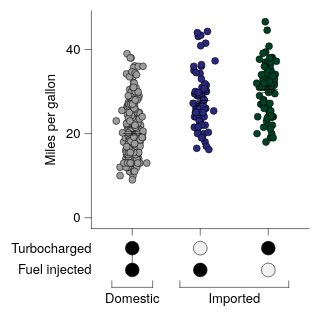

Express this chart as Vega-Lite.
### Vega-Lite specification from a JSON file in a GitHub repository (floating-point values rounded to 4 significant figures; data arrays with more than 128 entries replaced by an {"elided": "..."} marker saying what was removed)
{"background": null, "config": {"arc": {"fill": "#DBDBDB", "fillOpacity": 1.0, "innerRadius": 25.0, "padAngle": 0.03, "stroke": "black", "strokeOpacity": 1, "strokeWidth": 0.25}, "area": {"fill": "#DBDBDB", "fillOpacity": 1.0, "stroke": "black", "strokeOpacity": 1, "strokeWidth": 0.25}, "axis": {"domain": true, "domainCap": "round", "domainColor": "black", "domainWidth": 0.25, "grid": false, "gridCap": "round", "gridColor": "#F1F1F1", "gridDash": [0, 0], "gridOpacity": 1.0, "gridWidth": 0.25, "labelColor": "black", "labelFont": "Helvetica Neue, HelveticaNeue, Helvetica, Arial, sans-serif", "labelFontSize": 6, "labelFontStyle": "normal", "labelFontWeight": 400, "offset": 0, "ticks": true, "tickCap": "round", "tickColor": "black", "tickRound": false, "tickSize": 3.0, "tickWidth": 0.25, "titleColor": "black", "titleFont": "Helvetica Neue, HelveticaNeue, Helvetica, Arial, sans-serif", "titleFontSize": 6, "titleFontStyle": "normal", "titleFontWeight": 400}, "axisX": {"domain": true, "labelAlign": "center", "labelAngle": 0, "labels": true, "ticks": true, "translate": 0}, "axisY": {"domain": true, "labelAlign": "right", "labelAngle": 0, "labels": true, "ticks": true, "translate": 0}, "axisRight": {"domain": true, "labelAlign": "left", "labelAngle": 0, "labels": true, "ticks": true, "translate": 0}, "axisTop": {"domain": true, "labelAlign": "center", "labelAngle": 0, "labels": true, "ticks": true, "translate": 0}, "axisBand": {"tickOffset": 0}, "bar": {"fill": "#DBDBDB", "fillOpacity": 1.0, "stroke": "black", "strokeOpacity": 1, "strokeWidth": 0.25}, "boxplot": {"size": 9.0, "ticks": {"cornerRadius": 0.25, "fill": "black", "opacity": 1, "size": 4.5, "thickness": 0.25}, "box": {"fillOpacity": 1.0, "stroke": "black", "strokeOpacity": 1, "strokeWidth": 0.25}, "median": {"cornerRadius": 0, "fill": "black", "fillOpacity": 1.0, "opacity": 1, "size": 9.0, "thickness": 0.25}, "rule": {"fill": "black", "fillOpacity": 1.0, "size": 10.0, "stroke": "black", "strokeDash": [0, 0], "strokeOpacity": 1, "strokeWidth": 0.25}, "outliers": {"color": "black", "fill": "black", "fillOpacity": 1.0, "size": 0, "stroke": "black", "strokeOpacity": 1, "strokeWidth": 0.25}}, "circle": {"fill": "black", "fillOpacity": 1.0, "size": 1.25, "stroke": null, "strokeOpacity": 1, "strokeWidth": 0.25}, "errorband": {"band": {"fillOpacity": 0.6, "stroke": null, "strokeWidth": 0.25, "strokeOpacity": 1}, "borders": {"opacity": 0, "strokeOpacity": 1, "strokeWidth": 0.25}}, "errorbar": {"opacity": 1, "rule": {"strokeDash": [0, 0], "strokeWidth": 0.25}, "ticks": {"color": "black", "cornerRadius": 0.125, "opacity": 1, "size": 6.0, "thickness": 0.25}, "thickness": 0.25}, "font": "Helvetica Neue, HelveticaNeue, Helvetica, Arial, sans-serif", "geoshape": {"fill": "#DBDBDB", "fillOpacity": 1.0, "stroke": "black", "strokeOpacity": 1, "strokeWidth": 0.25}, "header": {"labelColor": "black", "labelFont": "Helvetica Neue, HelveticaNeue, Helvetica, Arial, sans-serif", "labelFontSize": 6, "labelFontStyle": "normal", "labelFontWeight": 400, "titleColor": "black", "titleFont": "Helvetica Neue, HelveticaNeue, Helvetica, Arial, sans-serif", "titleFontSize": 6, "titleFontStyle": "normal", "titleFontWeight": 400, "titlePadding": 0}, "legend": {"disable": false, "offset": 4.5, "titlePadding": 4, "labelOffset": 2, "gradientLabelOffset": 2, "columnPadding": 4, "rowPadding": 2, "gradientThickness": 5, "gradientOpacity": 1.0, "gradientStrokeColor": "black", "gradientStrokeWidth": 0.25, "labelColor": "black", "labelFont": "Helvetica Neue, HelveticaNeue, Helvetica, Arial, sans-serif", "labelFontSize": 6, "labelFontStyle": "normal", "labelFontWeight": 400, "strokeColor": "black", "strokeWidth": 0, "symbolSize": 36, "symbolStrokeColor": "black", "symbolStrokeWidth": 0.25, "titleColor": "black", "titleFont": "Helvetica Neue, HelveticaNeue, Helvetica, Arial, sans-serif", "titleFontSize": 6, "titleFontStyle": "normal", "titleFontWeight": 400}, "line": {"color": "black", "stroke": "black", "strokeCap": "butt", "strokeDash": [0, 0], "strokeOpacity": 1, "strokeWidth": 0.5}, "point": {"filled": true, "fill": "#DBDBDB", "fillOpacity": 1.0, "size": 5.0, "stroke": "black", "strokeOpacity": 1, "strokeWidth": 0.25}, "range": {"category": ["#9D9D9D", "#28287D", "#004225", "#47266F", "#00605D", "#DBDBDB", "#7983C1", "#6E927B", "#937FB4", "#699A97"], "diverging": {"scheme": ["#4F4265", "#6A5C82", "#85789D", "#A196B7", "#BDB5CE", "#D8D6DD", "#F6F6F6", "#CED8D7", "#9DBFBD", "#75A3A0", "#518683", "#326967", "#164D4B"]}, "heatmap": {"scheme": ["#440154", "#472270", "#433E82", "#38598C", "#2C728E", "#238A8D", "#24A086", "#39B578", "#5DC862", "#96D646", "#CAE02D", "#FDE724"]}, "ordinal": {"scheme": ["#F1F1F1", "#DBDBDB", "#C6C6C6", "#B2B2B2", "#9D9D9D", "#898989", "#767676", "#636363", "#515151", "#404040", "#2F2F2F", "#1F1F1F"]}, "ramp": {"scheme": ["#440154", "#472270", "#433E82", "#38598C", "#2C728E", "#238A8D", "#24A086", "#39B578", "#5DC862", "#96D646", "#CAE02D", "#FDE724"]}}, "rule": {"color": "black", "stroke": "black", "strokeCap": "round", "strokeDash": [2, 2], "strokeOpacity": 1, "strokeWidth": 0.25}, "scale": {"barBandPaddingInner": 0.1, "rectBandPaddingInner": 0, "tickBandPaddingInner": 0.1, "bandPaddingOuter": 0.1, "bandWithNestedOffsetPaddingInner": 0.2, "bandWithNestedOffsetPaddingOuter": 0.2, "offsetBandPaddingInner": 0, "offsetBandPaddingOuter": 0, "continuousPadding": 5.0, "round": false}, "rect": {"fill": "#DBDBDB", "fillOpacity": 1.0, "stroke": "black", "strokeOpacity": 1, "strokeWidth": 0.25}, "square": {"fill": "#DBDBDB", "fillOpacity": 1.0, "size": 10.0, "stroke": "black", "strokeOpacity": 1, "strokeWidth": 0.25}, "text": {"color": "black", "font": "Helvetica Neue, HelveticaNeue, Helvetica, Arial, sans-serif", "fontSize": 6, "fontStyle": "normal", "fontWeight": 400}, "tick": {"color": "black", "cornerRadius": 0.125, "opacity": 1.0, "size": 9.0, "thickness": 0.25}, "title": {"anchor": "middle", "frame": "group", "color": "black", "font": "Helvetica Neue, HelveticaNeue, Helvetica, Arial, sans-serif", "fontSize": 6, "fontStyle": "normal", "fontWeight": 400, "subtitleColor": "black", "subtitleFont": "Helvetica Neue, HelveticaNeue, Helvetica, Arial, sans-serif", "subtitleFontSize": 6, "subtitleFontStyle": "normal", "subtitleFontWeight": 400}, "trail": {"color": "black", "opacity": 1, "size": 0.5}, "view": {"continuousWidth": 100, "continuousHeight": 100, "discreteWidth": 100, "discreteHeight": 100, "fill": null, "stroke": null, "strokeWidth": 0.25}}, "vconcat": [{"layer": [{"data": {"name": "data-5a85ede2053d4aec77293cfb476ae07b"}, "mark": {"type": "circle", "opacity": 1.0, "size": 10.0, "stroke": "black", "strokeOpacity": 1, "strokeWidth": 0.25}, "encoding": {"color": {"field": "Origin", "legend": null, "scale": {"domain": ["USA", "Europe", "Japan"]}, "sort": ["USA", "Europe", "Japan"], "title": null, "type": "nominal"}, "x": {"axis": {"labels": false, "title": null}, "field": "Origin", "scale": {"domain": ["USA", "Europe", "Japan"]}, "sort": ["USA", "Europe", "Japan"], "title": "Origin", "type": "nominal"}, "xOffset": {"field": "jitter_x", "scale": {"domain": [-7.33, 7.33], "range": [5.17, 19.83]}, "type": "quantitative"}, "y": {"field": "Miles_per_Gallon", "title": "Miles per gallon", "type": "quantitative", "scale": {"nice": false}}}}, {"data": {"name": "data-64e7897fd8423deef5c97d660b6d3367"}, "mark": {"type": "errorbar"}, "encoding": {"x": {"axis": {"labels": false, "title": null}, "field": "Origin", "scale": {"domain": ["USA", "Europe", "Japan"]}, "sort": ["USA", "Europe", "Japan"], "title": "Origin", "type": "nominal"}, "y": {"field": "__mean", "title": "Miles per gallon", "type": "quantitative", "scale": {"nice": false}}, "yError": {"field": "__error"}}}, {"data": {"name": "data-64e7897fd8423deef5c97d660b6d3367"}, "mark": {"type": "tick"}, "encoding": {"x": {"axis": {"labels": false, "title": null}, "field": "Origin", "scale": {"domain": ["USA", "Europe", "Japan"]}, "sort": ["USA", "Europe", "Japan"], "title": "Origin", "type": "nominal"}, "y": {"field": "__mean", "title": "Miles per gallon", "type": "quantitative", "scale": {"nice": false}}}}]}, {"layer": [{"data": {"name": "data-530f786c7a8076275dc8411ed0e6977d"}, "mark": {"type": "text", "align": "right", "baseline": "middle", "fontSize": 6}, "encoding": {"text": {"field": "__label", "type": "nominal"}, "x": {"value": 0}, "y": {"axis": null, "field": "__y", "scale": {"domain": [0, 20.0], "nice": false, "padding": 0, "range": [0, 20.0], "zero": false}, "type": "quantitative"}}}, {"data": {"name": "data-8f9a962b9f2e6dd458168b71b3687ea0"}, "mark": {"type": "line", "strokeDash": [0, 0], "strokeWidth": 0.25}, "encoding": {"detail": {"field": "__line_id", "type": "nominal"}, "x": {"axis": {"domain": false, "grid": false, "labels": false, "ticks": false, "title": null}, "field": "__category", "scale": {"domain": ["USA", "Europe", "Japan"]}, "sort": ["USA", "Europe", "Japan"], "type": "nominal"}, "y": {"axis": null, "field": "__y", "scale": {"domain": [0, 20.0], "nice": false, "padding": 0, "range": [0, 20.0], "zero": false}, "type": "quantitative"}}}, {"data": {"name": "data-55e5f01074a6f35fdb88dbdccc889ca2"}, "mark": {"type": "point", "dy": -0.6, "fill": "#F1F1F1", "filled": true, "shape": "circle", "size": 40.0, "strokeWidth": 0.25}, "encoding": {"angle": {"field": "__angle", "scale": null, "type": "quantitative"}, "x": {"axis": {"domain": false, "grid": false, "labels": false, "ticks": false, "title": null}, "field": "__category", "scale": {"domain": ["USA", "Europe", "Japan"]}, "sort": ["USA", "Europe", "Japan"], "type": "nominal"}, "y": {"axis": null, "field": "__y", "scale": {"domain": [0, 20.0], "nice": false, "padding": 0, "range": [0, 20.0], "zero": false}, "type": "quantitative"}}}, {"data": {"name": "data-aa4cb49ac1b10b913be64a70263dacac"}, "mark": {"type": "point", "color": "black", "dy": -0.6, "filled": true, "shape": "circle", "size": 40.0, "strokeWidth": 0.25}, "encoding": {"angle": {"field": "__angle", "scale": null, "type": "quantitative"}, "x": {"axis": {"domain": false, "grid": false, "labels": false, "ticks": false, "title": null}, "field": "__category", "scale": {"domain": ["USA", "Europe", "Japan"]}, "sort": ["USA", "Europe", "Japan"], "type": "nominal"}, "y": {"axis": null, "field": "__y", "scale": {"domain": [0, 20.0], "nice": false, "padding": 0, "range": [0, 20.0], "zero": false}, "type": "quantitative"}}}, {"data": {"values": [{"__dysonsphere__": 1}]}, "mark": {"type": "rule", "color": "black", "strokeDash": [0, 0], "strokeWidth": 0.25}, "encoding": {"x": {"value": 9.375}, "x2": {"value": 28.12}, "y": {"value": 23.0}}}, {"data": {"values": [{"__dysonsphere__": 1}]}, "mark": {"type": "rule", "color": "black", "strokeDash": [0, 0], "strokeWidth": 0.25}, "encoding": {"x": {"value": 9.375}, "y": {"value": 20.0}, "y2": {"value": 23.0}}}, {"data": {"values": [{"__dysonsphere__": 1}]}, "mark": {"type": "rule", "color": "black", "strokeDash": [0, 0], "strokeWidth": 0.25}, "encoding": {"x": {"value": 28.12}, "y": {"value": 20.0}, "y2": {"value": 23.0}}}, {"data": {"name": "data-cbea65e2861bce3c263613efd1b8a039"}, "mark": {"type": "text", "align": "center", "baseline": "top", "color": "black", "fontSize": 6}, "encoding": {"text": {"field": "__slabel", "type": "nominal"}, "x": {"value": 18.75}, "y": {"value": 25.0}}}, {"data": {"values": [{"__dysonsphere__": 1}]}, "mark": {"type": "rule", "color": "black", "strokeDash": [0, 0], "strokeWidth": 0.25}, "encoding": {"x": {"value": 40.62}, "x2": {"value": 90.62}, "y": {"value": 23.0}}}, {"data": {"values": [{"__dysonsphere__": 1}]}, "mark": {"type": "rule", "color": "black", "strokeDash": [0, 0], "strokeWidth": 0.25}, "encoding": {"x": {"value": 40.62}, "y": {"value": 20.0}, "y2": {"value": 23.0}}}, {"data": {"values": [{"__dysonsphere__": 1}]}, "mark": {"type": "rule", "color": "black", "strokeDash": [0, 0], "strokeWidth": 0.25}, "encoding": {"x": {"value": 90.62}, "y": {"value": 20.0}, "y2": {"value": 23.0}}}, {"data": {"name": "data-8ffed4688d1cea6faf2d4c83dc30674f"}, "mark": {"type": "text", "align": "center", "baseline": "top", "color": "black", "fontSize": 6}, "encoding": {"text": {"field": "__slabel", "type": "nominal"}, "x": {"value": 65.62}, "y": {"value": 25.0}}}], "height": 33.0, "view": {"fill": null, "stroke": null}, "width": 100}], "resolve": {"scale": {"x": "shared"}}, "spacing": 0, "$schema": "https://vega.github.io/schema/vega-lite/v6.4.1.json", "datasets": {"data-5a85ede2053d4aec77293cfb476ae07b": {"elided": "398 records"}, "data-64e7897fd8423deef5c97d660b6d3367": [{"Origin": "USA", "__mean": 20.08, "__error": 0.4058, "__dysonsphere__": 1}, {"Origin": "Japan", "__mean": 30.45, "__error": 0.6852, "__dysonsphere__": 1}, {"Origin": "Europe", "__mean": 27.89, "__error": 0.8037, "__dysonsphere__": 1}], "data-530f786c7a8076275dc8411ed0e6977d": [{"__label": "Turbocharged", "__y": 5.0, "__dysonsphere__": 1}, {"__label": "Fuel injected", "__y": 15.0, "__dysonsphere__": 1}], "data-8f9a962b9f2e6dd458168b71b3687ea0": [{"__category": "USA", "__label": "Turbocharged", "__line_id": "USA_0_1", "__y": 5.0, "__dysonsphere__": 1}, {"__category": "USA", "__label": "Fuel injected", "__line_id": "USA_0_1", "__y": 15.0, "__dysonsphere__": 1}], "data-55e5f01074a6f35fdb88dbdccc889ca2": [{"__label": "Turbocharged", "__category": "Europe", "__value": "−", "__y": 5.0, "__angle": 0.0, "__dysonsphere__": 1}, {"__label": "Fuel injected", "__category": "Japan", "__value": "−", "__y": 15.0, "__angle": 0.0, "__dysonsphere__": 1}], "data-aa4cb49ac1b10b913be64a70263dacac": [{"__label": "Turbocharged", "__category": "USA", "__value": "+", "__y": 5.0, "__angle": 0.0, "__dysonsphere__": 1}, {"__label": "Turbocharged", "__category": "Japan", "__value": "+", "__y": 5.0, "__angle": 0.0, "__dysonsphere__": 1}, {"__label": "Fuel injected", "__category": "USA", "__value": "+", "__y": 15.0, "__angle": 0.0, "__dysonsphere__": 1}, {"__label": "Fuel injected", "__category": "Europe", "__value": "+", "__y": 15.0, "__angle": 0.0, "__dysonsphere__": 1}], "data-cbea65e2861bce3c263613efd1b8a039": [{"__slabel": "Domestic", "__dysonsphere__": 1}], "data-8ffed4688d1cea6faf2d4c83dc30674f": [{"__slabel": "Imported", "__dysonsphere__": 1}]}}
